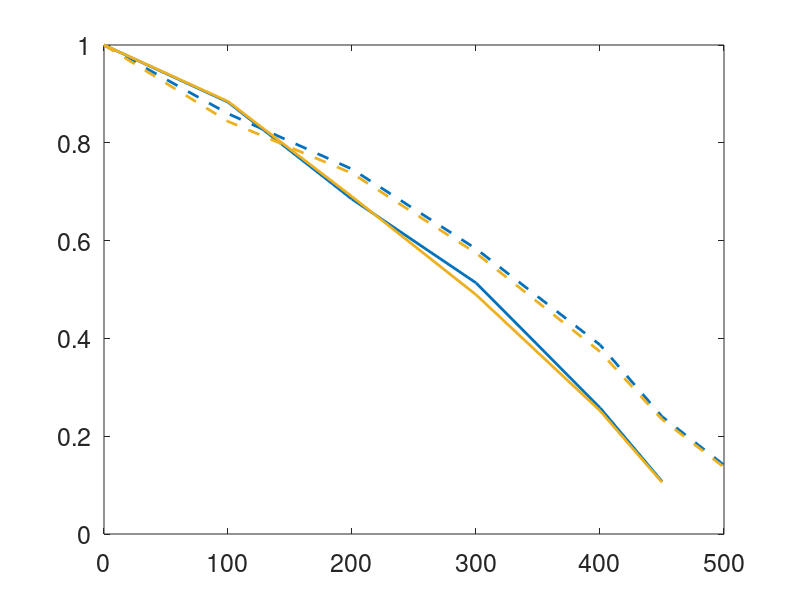

Source code (MATLAB): (Note: this script raises an error after producing the figure.)
clear all;
set(groot,'defaultLineLineWidth',2.0)
set(groot,'defaultAxesFontSize',18)

c1 = "#0072BD";
c2 = "#EDB120";

eingefahrenWB1 = [
    [7.4 7.3]
    [8.5 8.6]
    [9.8 9.9]
    [12.5 12.7]
    [19.2 18.8]
    [31.1 30.1]
    [52.3 52]
];

ausgefahrenWB1 = [
    [9.3 9.6]
    [10.8 10.6]
    [13.7 13.9]
    [18.5 18.3]
    [36.8 36.4]
    [87.4 88.6]
];

eingefahrenWB2 = [
    [6.9 6.6]
    [8.2 7.8]
    [9.1 9.2]
    [11.9 11.6]
    [17.8 18.4]
    [28.5 29.1]
    [49.6 49.2]
];

ausgefahrenWB2 = [
    [10.4 10.3]
    [11.9 11.5]
    [14.8 15.2]
    [21.5 20.8]
    [40.8 41.3]
    [96.7 99.3]
];

xAus = [0 100 200 300 400 450];
xEin = [xAus 500];

% calculate mean of both measurements

avgAusWB2 = mean(ausgefahrenWB2,2);
avgEinWB2 = mean(eingefahrenWB2,2);
avgAusWB1 = mean(ausgefahrenWB1,2);
avgEinWB1 = mean(eingefahrenWB1,2);

%% calculate & plot relative N_0/N_i

% calculation

relAusWB1 = avgAusWB1(1,:)./avgAusWB1;
relEinWB1 = avgEinWB1(1,:)./avgEinWB1;
relAusWB2 = avgAusWB2(1,:)./avgAusWB2;
relEinWB2 = avgEinWB2(1,:)./avgEinWB2;

% plot

figure

plot(xEin,relEinWB1,"--",'color',c1);
hold on
plot(xAus,relAusWB1,'color',c1);
hold on
plot(xEin,relEinWB2,"--",'color',c2);
hold on
plot(xAus,relAusWB2,'color',c2);
legend({'WB1 eingefahren' 'WB1 ausgefahren' 'WB2 eingefahren' 'WB2 ausgefahren'},Location='northeast');
ylabel('N_0/N_i');
xlabel('Hubhöhe [digits]');
ylim([0 1]);
xlim([0 600]);
grid on;

f1 = gcf;
exportgraphics(f1,'relativeCount.eps','Resolution',300)


%% calculate & plot Multiplikationsfaktor k(x)

% calculation

k0 = 0.945;

kEinWB1 = zeros(7,1);
kEinWB1(1) = k0;
kAusWB1 = zeros(6,1);
kAusWB1(1) = k0;
kEinWB2 = zeros(7,1);
kEinWB2(1) = k0;
kAusWB2 = zeros(6,1);
kAusWB2(1) = k0;

for index = 2:length(kEinWB1)
    kEinWB1(index) = 1 + (avgEinWB1(index-1)/avgEinWB1(index)) * (kEinWB1(index-1) - 1);
    kEinWB2(index) = 1 + (avgEinWB2(index-1)/avgEinWB2(index)) * (kEinWB2(index-1) - 1);
end

for index = 2:length(kAusWB1)
    kAusWB1(index) = 1 + (avgAusWB1(index-1)/avgAusWB1(index)) * (kAusWB1(index-1) - 1);
    kAusWB2(index) = 1 + (avgAusWB2(index-1)/avgAusWB2(index)) * (kAusWB2(index-1) - 1);
end

% plot

figure

plot(xEin,kEinWB1,"--",'color',c1);
hold on
plot(xAus,kAusWB1,'color',c1);
hold on
plot(xEin,kEinWB2,"--",'color',c2);
hold on
plot(xAus,kAusWB2,'color',c2);
legend({'WB1 eingefahren' 'WB1 ausgefahren' 'WB2 eingefahren' 'WB2 ausgefahren'},Location='northwest');
ylabel('Multiplikationsfaktor k');
xlabel('Hubhöhe [digits]');
axis padded;
grid on;

f2 = gcf;
exportgraphics(f2,'multiplikationsfaktor.eps','Resolution',500)


%% calculate & plot unterkritische Verstärkung M(x)

% calculation

mEinWB1 = 1./(1-kEinWB1(:));
mAusWB1 = 1./(1-kAusWB1(:));
mEinWB2 = 1./(1-kEinWB2(:));
mAusWB2 = 1./(1-kAusWB2(:));

% plot

figure

plot(xEin,mEinWB1,"--",'color',c1);
hold on
plot(xAus,mAusWB1,'color',c1);
hold on
plot(xEin,mEinWB2,"--",'color',c2);
hold on
plot(xAus,mAusWB2,'color',c2);
legend({'WB1 eingefahren' 'WB1 ausgefahren' 'WB2 eingefahren' 'WB2 ausgefahren'},Location='northwest');
ylabel('unterkritische Verstärkung M');
xlabel('Hubhöhe [digits]');
ylim([0 180]);
xlim([0 520]);
grid on;

f3 = gcf;
exportgraphics(f3,'unterkritischeVerstaerkung.eps','Resolution',500)


%% calculate & plot Reaktivität p(x)

% calculation

pEinWB1 = (kEinWB1(:) - 1)./kEinWB1(:);
pAusWB1 = (kAusWB1(:) - 1)./kAusWB1(:);
pEinWB2 = (kEinWB2(:) - 1)./kEinWB2(:);
pAusWB2 = (kAusWB2(:) - 1)./kAusWB2(:);

% plot

figure

plot(xEin,pEinWB1,"--",'color',c1);
hold on
plot(xAus,pAusWB1,'color',c1);
hold on
plot(xEin,pEinWB2,"--",'color',c2);
hold on
plot(xAus,pAusWB2,'color',c2);
legend({'WB1 eingefahren' 'WB1 ausgefahren' 'WB2 eingefahren' 'WB2 ausgefahren'},Location='northwest');
ylabel('Reaktivität p [$]');
xlabel('Hubhöhe [digits]');
ylim([-0.06 0]);
xlim([0 520]);
grid on;

f4 = gcf;
exportgraphics(f4,'reaktivitaet.eps','Resolution',500)

